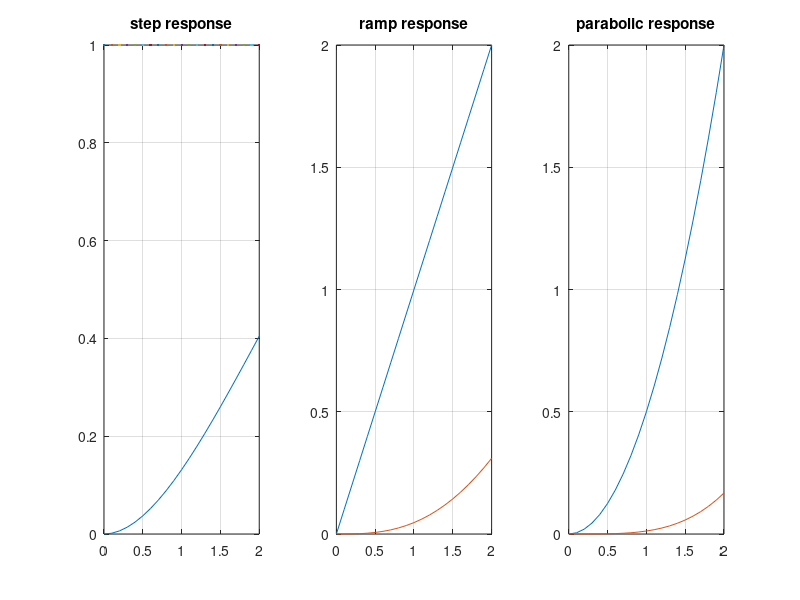

Here is the MATLAB script that generated this plot:
% G(s)= 1/ (3s2+2s), 2nd order system

pkg load control

n=[1];
d=[3 2 0];
t=0:0.1:2;
rstep=1;
rramp=t;
rparab=(t.^2)/2;
sys=tf(n,d);
sys= feedback(sys, 1, -1);

%response
ystep=step(sys,t);
yramp=lsim(sys,rramp,t);
yparab=lsim(sys,rparab,t);

%plotting
subplot(1,3,1), plot(t, rstep, t ,ystep);
title('step response');
grid on;
subplot(1,3,2), plot(t, rramp, t ,yramp);
title('ramp response');
grid on;
subplot(1,3,3), plot(t, rparab, t ,yparab);
title('parabolic response');
grid on;
